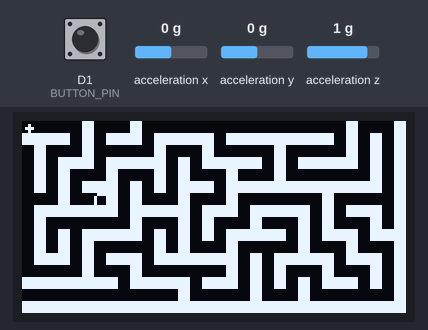
Simulated run of this sketch. Board: ESP8266 (NodeMCU). Parts: 128×64 one-colour display. Inputs (shaded band) come from the test bench; at power-on: acceleration y 0 g, D1 (BUTTON_PIN) HIGH, acceleration x 0 g, acceleration z 1 g. Random numbers use the default seed unless the sketch sets one; what the sketch prints to the serial monitor is not drawn.

Above: at 2.2 s.
2.3 s: acceleration y set to 0.8 g
3.9 s: D1 (BUTTON_PIN) pulled LOW for 0.15 s
At 5.2 s:
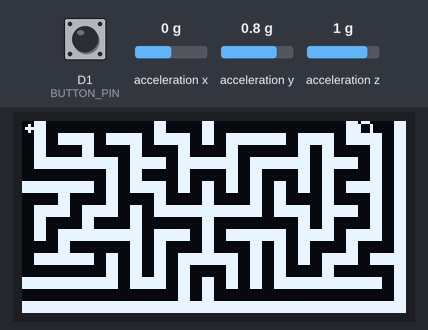
5.5 s: D1 (BUTTON_PIN) pulled LOW for 1 s
At 7.9 s:
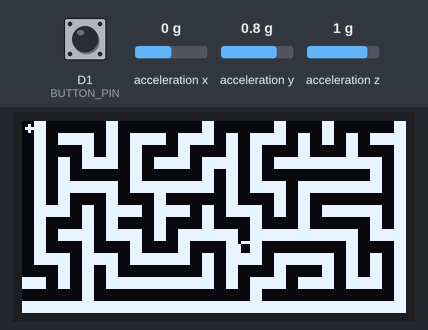
Timing chart, 0 to 9.4 s (numbered marks = the images above; inputs shaded):
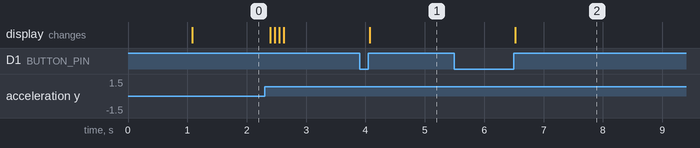

The sketch:

Infinite_maze.ino
```cpp
// (licence header left out)
#include <Wire.h>
#include <U8g2lib.h>  // https://github.com/olikraus/u8g2 (2.35.30)
#include "LSM6DS3.h"

#define SCREEN_WIDTH 128
#define SCREEN_HEIGHT 64

// ----- display -----
U8G2_SH1106_128X64_NONAME_F_HW_I2C u8g2(U8G2_R0, U8X8_PIN_NONE);

//Create a instance of class LSM6DS3
LSM6DS3 myIMU(I2C_MODE, 0x6A);  //I2C device address 0x6A

int16_t AcX, AcY, AcZ, Tmp, GyX, GyY, GyZ;

int minVal = 265;
int maxVal = 402;

double x;
double y;
double z;

// ----- Pins -----
#define BUTTON_PIN D1  // press to reset (BOOT button on many ESP32 dev boards)

// ----- Maze grid -----
const int cellSize = 4;                     // keep at 4 for speed/clarity
const int cols = SCREEN_WIDTH / cellSize;   // 32
const int rows = SCREEN_HEIGHT / cellSize;  // 16

// maze[y][x]: 0 = wall, 1 = path
uint8_t maze[rows][cols];
bool visited[rows][cols];

struct Cell {
  int x, y;
};
Cell stack_[rows * cols];
int stackTop = 0;

// movement dirs: up, right, down, left (in cell units)
int dirX[4] = { 0, 1, 0, -1 };
int dirY[4] = { -1, 0, 1, 0 };

// player/goal
int ballX = 0, ballY = 0;  // in cell units on the maze grid
int goalX = 0, goalY = 0;
bool gameWon = false;

// ---------- Stack helpers ----------
inline void push(Cell c) {
  stack_[stackTop++] = c;
}
inline Cell pop() {
  return stack_[--stackTop];
}
inline bool stackEmpty() {
  return stackTop == 0;
}

// ---------- Maze generation (recursive backtracker on a cell grid) ----------
void generateMaze() {
  for (int y = 0; y < rows; y++)
    for (int x = 0; x < cols; x++) {
      maze[y][x] = 0;  // start all as walls
      visited[y][x] = false;
    }

  stackTop = 0;
  Cell start = { 0, 0 };
  push(start);
  visited[0][0] = true;
  maze[0][0] = 1;  // path

  while (!stackEmpty()) {
    Cell current = stack_[stackTop - 1];
    int neighbors[4][2];
    int nCount = 0;

    // look two cells away to create 1-cell-thick walls
    for (int i = 0; i < 4; i++) {
      int nx = current.x + dirX[i] * 2;
      int ny = current.y + dirY[i] * 2;
      if (nx >= 0 && ny >= 0 && nx < cols && ny < rows && !visited[ny][nx]) {
        neighbors[nCount][0] = nx;
        neighbors[nCount][1] = ny;
        nCount++;
      }
    }

    if (nCount > 0) {
      int r = random(nCount);
      int nx = neighbors[r][0];
      int ny = neighbors[r][1];

      // carve wall between current and chosen neighbor
      int wx = current.x + (nx - current.x) / 2;
      int wy = current.y + (ny - current.y) / 2;

      maze[wy][wx] = 1;  // open path
      maze[ny][nx] = 1;
      visited[ny][nx] = true;
      push({ nx, ny });
    } else {
      pop();
    }
  }
}

// ---------- Pick farthest reachable cell from (0,0) as goal (guarantees solvable) ----------
void chooseFarthestGoal() {
  static int16_t dist[rows][cols];
  for (int y = 0; y < rows; y++)
    for (int x = 0; x < cols; x++)
      dist[y][x] = -1;

  // simple BFS
  static int qx[rows * cols];
  static int qy[rows * cols];
  int qh = 0, qt = 0;

  if (maze[0][0] == 0) {
    // safety: ensure start is open
    maze[0][0] = 1;
  }

  qx[qt] = 0;
  qy[qt] = 0;
  qt++;
  dist[0][0] = 0;

  int fx = 0, fy = 0, fdist = 0;

  while (qh < qt) {
    int x = qx[qh], y = qy[qh];
    qh++;
    int d = dist[y][x];

    // track farthest
    if (d > fdist) {
      fdist = d;
      fx = x;
      fy = y;
    }

    for (int i = 0; i < 4; i++) {
      int nx = x + dirX[i];
      int ny = y + dirY[i];
      if (nx >= 0 && ny >= 0 && nx < cols && ny < rows) {
        if (maze[ny][nx] == 1 && dist[ny][nx] == -1) {  // only through open cells
          dist[ny][nx] = d + 1;
          qx[qt] = nx;
          qy[qt] = ny;
          qt++;
        }
      }
    }
  }

  goalX = fx;
  goalY = fy;
}

// ---------- Drawing ----------
void drawMaze() {
  u8g2.clearBuffer();

  // draw walls as white blocks; paths left black
  for (int y = 0; y < rows; y++) {
    for (int x = 0; x < cols; x++) {
      if (maze[y][x] == 0) {
        u8g2.drawBox(x * cellSize, y * cellSize, cellSize, cellSize);
      }
    }
  }

  // draw goal as white ring on black path
  int gx = goalX * cellSize + cellSize / 2;
  int gy = goalY * cellSize + cellSize / 2;
  u8g2.drawCircle(gx, gy, max(1, cellSize / 2), U8G2_DRAW_ALL);

  // draw ball as solid white circle on black path, smaller so it doesn't touch walls
  int bx = ballX * cellSize + cellSize / 2;
  int by = ballY * cellSize + cellSize / 2;
  int radius = max(1, cellSize / 2 - 2);  // shrink radius to keep gap from walls
  u8g2.drawDisc(bx, by, radius, U8G2_DRAW_ALL);

  u8g2.sendBuffer();
}

void winScreen() {
  u8g2.clearBuffer();
  u8g2.setFont(u8g2_font_ncenB14_tr);
  u8g2.drawStr(20, 35, "YOU WIN!");
  u8g2.sendBuffer();

  delay(3000);
  resetGame();
}

// ---------- Reset / Setup one round ----------
void resetGame() {
  generateMaze();
  ballX = 0;
  ballY = 0;
  chooseFarthestGoal();  // ensures solvable & interesting
  gameWon = false;
  drawMaze();
}

// ---------- Setup ----------
void setup() {
  Serial.begin(115200);
  pinMode(BUTTON_PIN, INPUT_PULLUP);

  u8g2.begin();

  if (myIMU.begin() != 0) {
    Serial.println("Device error");
  } else {
    Serial.println("Device OK!");
  }

  u8g2.clearBuffer();
  u8g2.setFont(u8g2_font_6x12_tr);
  u8g2.drawStr(10, 30, "Maze Init...");
  u8g2.sendBuffer();
  delay(1000);

  randomSeed(micros());  // decent enough entropy for maze variability
  resetGame();
}

void loop() {
  // --- button to reset (debounced) ---
  static uint32_t lastBtnMs = 0;
  if (digitalRead(BUTTON_PIN) == LOW && (millis() - lastBtnMs) > 250) {
    lastBtnMs = millis();
    while (digitalRead(BUTTON_PIN) == LOW) { delay(1); }
    resetGame();
    return;
  }

  if (gameWon) return;

  // --- read raw accel ---
  float AcX = myIMU.readRawAccelX();
  float AcY = myIMU.readRawAccelY();
  float AcZ = myIMU.readRawAccelZ();

  // convert to angle
  int xAng = map(AcX, -16000, 16000, -90, 90);
  int yAng = map(AcY, -16000, 16000, -90, 90);
  int zAng = map(AcZ, -16000, 16000, -90, 90);

  float x = RAD_TO_DEG * (atan2(-yAng, -zAng) + PI);
  float y = RAD_TO_DEG * (atan2(-xAng, -zAng) + PI);
  float z = RAD_TO_DEG * (atan2(-yAng, -xAng) + PI);

  // --- movement thresholds ---
  int dx = 0, dy = 0;
  if (x > 10 && x < 200) dx = 1;
  if (x > 250 && x < 350) dx = -1;
  if (y > 10 && y < 200) dy = 1;
  if (y > 250 && y < 350) dy = -1;

  int newX = ballX + dx;
  int newY = ballY + dy;

  if (newX >= 0 && newY >= 0 && newX < cols && newY < rows && maze[newY][newX] == 1) {
    ballX = newX;
    ballY = newY;
    drawMaze();
  }

  if (ballX == goalX && ballY == goalY) {
    gameWon = true;
    winScreen();
  }

  delay(50);
}
```

Measured:
- after the input at 3.9 s, the display: changes after 0.18 s (image 1)
- after the input at 5.5 s, the display: changes after 1.0 s (image 2)
